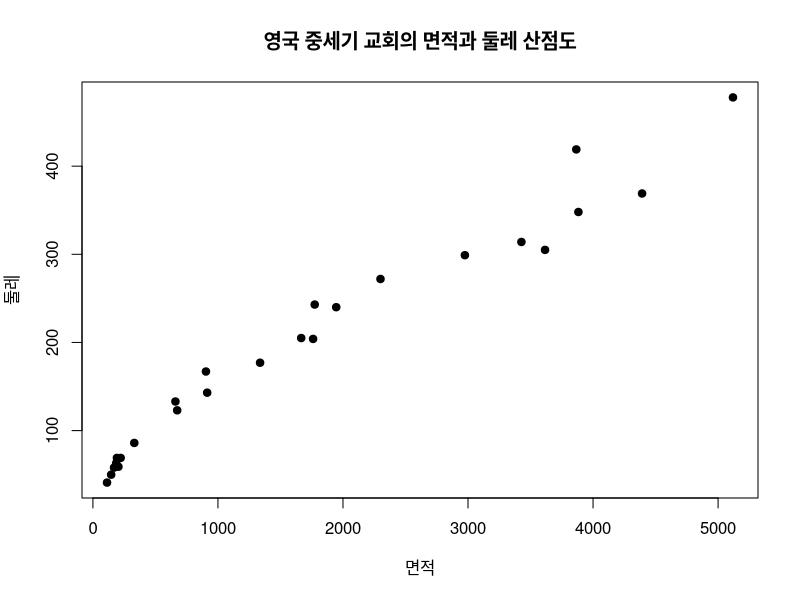
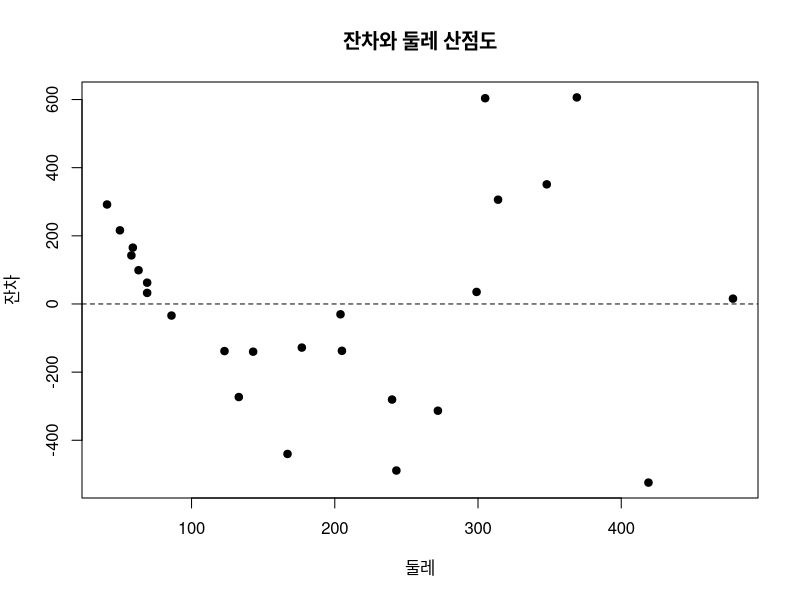
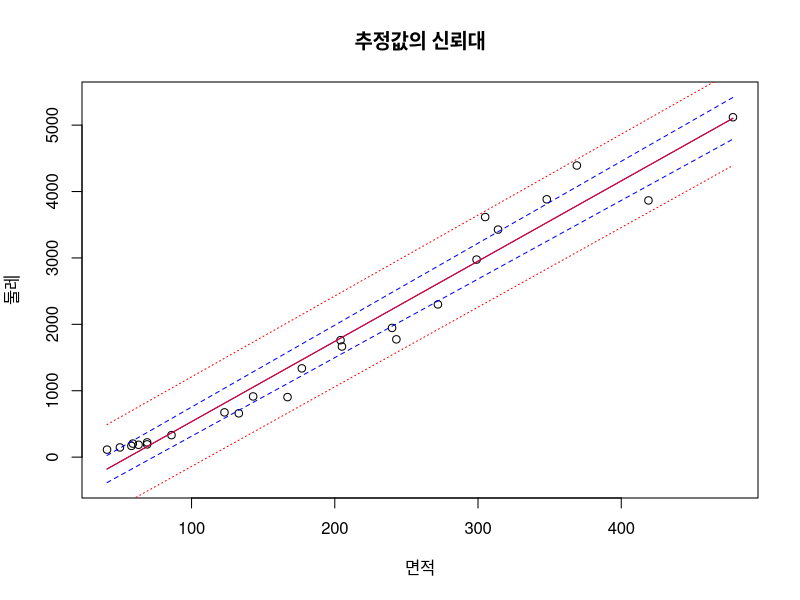
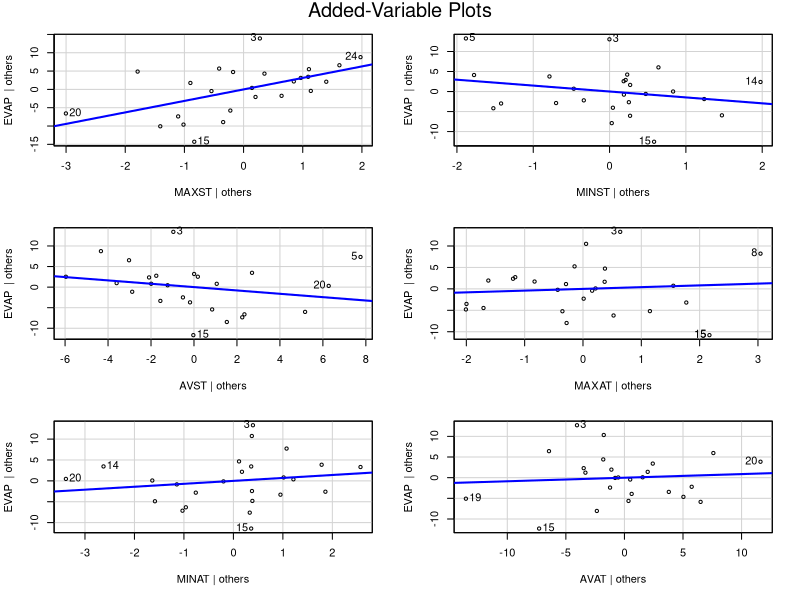
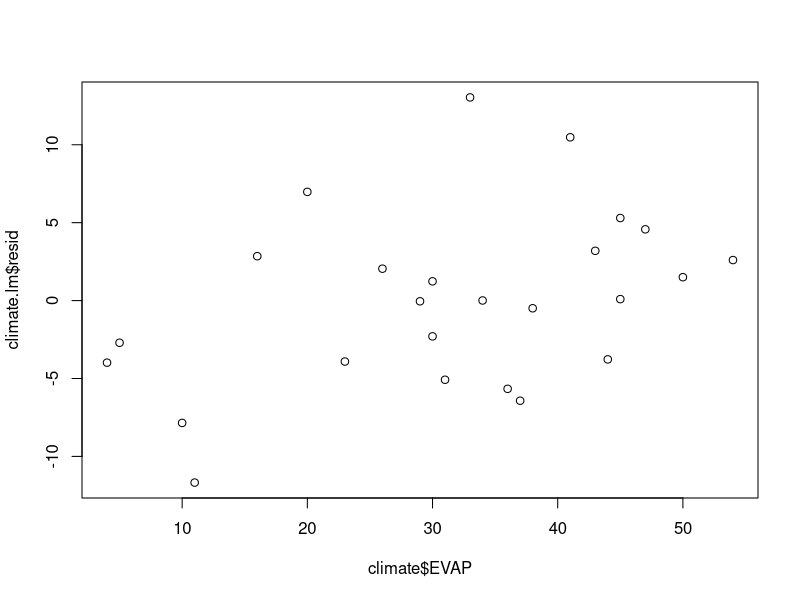

Source code (R) for these figures, in order:
## ---- chunk 1
# 데이터 로드
churches = read.csv("./data/p187.csv", header = T)
head(churches, 3)

# 오브젝트의 변수를 바로 사용하기 위해 오브젝트 등록
attach(churches)
# 산점도를 그린다.
plot(area, size, pch=19, main="영국 중세기 교회의 면적과 둘레 산점도", xlab="면적", ylab="둘레")
# 회귀모형 적합
churches.lm = lm(area~size, data = churches)
summary(churches.lm)

## ---- chunk 2
# 분산분석표 구하기
anova(churches.lm)
## ---- chunk 3
# 잔차 및 추정값 보기
# 회귀모형 적합 결과(churches.lm)의 변수 확인
names(churches.lm)
# churches와 잔차와 추정값을 합쳐서 보기
cbind(churches, churches.lm$resid, churches.lm$fitted)

# 잔차를 독립변수 size에 대해 산점도를 그려본다.
plot(size, churches.lm$resid, pch=19, main="잔차와 둘레 산점도", xlab="둘레", ylab="잔차")

# 잔차가 0인 라인 타입 2번 선을 그린다.
abline(h=0, lty=2)

## ---- chunk 4
# 추정값의 신뢰대 그리기
churches.frame = data.frame(size=range(churches$size))
pc = predict(churches.lm, int="c", newdata=churches.frame)
pp = predict(churches.lm, int="p", newdata=churches.frame)
plot(churches$size, churches$area, ylim = range(churches$area, pc), main="추정값의 신뢰대", xlab="면적", ylab="둘레")
matlines(churches.frame$size, pc, lty=c(1,2,2), col="BLUE")
matlines(churches.frame$size, pp, lty=c(1,3,3), col="RED")

## ---- chunk 5
# 데이터 로드
climate = read.csv("./data/p114.csv", header = T)
head(climate, 3)
# 첫번째 열인 날짜를 제외하고 각 변수들의 기술통계량을 본다.
summary(climate[,-1])
# 첫번째 열인 날짜를 제외하고 각 변수들의 상관계수를 살펴 본다.
cor(climate[,-1])

## ---- chunk 6
# 회귀모형 적합하기
climate.lm = lm (EVAP~MAXST+MINST+AVST+MAXAT+MINAT+AVAT, data = climate)
summary(climate.lm)

## ---- chunk 7
# 추가 변수 그림
library(car)
avPlots(climate.lm)
## ---- chunk 8
# 분산분석표
anova(climate.lm)
## ---- chunk 9
plot(climate$EVAP, climate.lm$resid)
identify(climate$EVAP, climate.lm$resid, labels = seq_along(climate.lm$resid), n=1, plot=TRUE)
